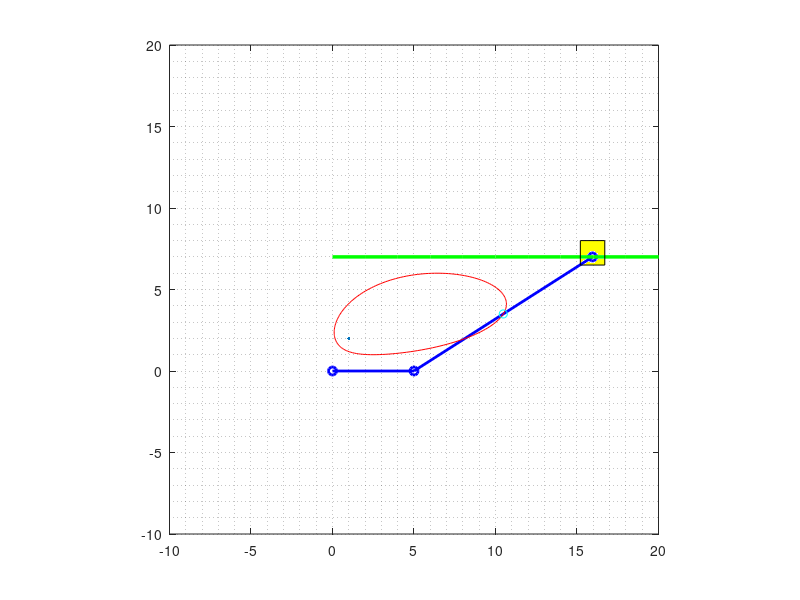

This chart was generated by the following MATLAB code:
clc; clearvars;
a = 5;     b = 13;    c = 7;
theta2 = 0:2:360;
cc = 0*theta2+c;

%%
teta = asin((c-a*sind(theta2))/b);
Ax = a*cosd(theta2);
Ay = a*sind(theta2);
Bx = Ax+b*cos(teta);
By = 0*sind(theta2)+c;
for i = 1:length(theta2)
    x(i) = (Ax(i)+Bx(i))/2;
    y(i) = (Ay(i)+By(i))/2;

    plot([0 Ax(i) Bx(i)], [0 Ay(i) By(i)], 'b-o', 'LineWidth',2);
    hold on;
    plot(x, y, 'r');
    plot(x(i), y(i), "c-o", LineWidth=2);
    plot(theta2, cc, 'g', 'LineWidth',2.5);
    rectangle('Position',[Bx(i)-0.75 By(i)-0.5 1.5 1.5], 'FaceColor','y');
    hold off;
    axis([-10 20 -10 20])
    axis square;
    pause(0.01);

end
grid minor;